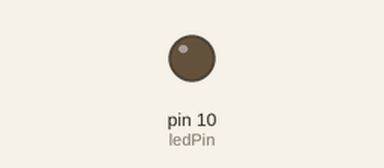
This sketch was run on a simulated Arduino Uno, built with avr-gcc and run on an emulated ATmega328P. Parts: output pins drawn as LEDs (lit = HIGH).

Above: at 0.15 s.
Timing chart, 0 to 1.6 s (numbered marks = the images above):
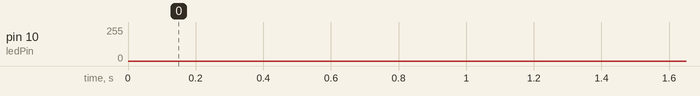

The sketch:

led-brightness.ino
```cpp
int ledPin = 10;
int value;

void setup() {
  pinMode(ledPin, OUTPUT);
}

void loop() {
  for (value = 0; value < 255; value = value + 1) {
    analogWrite(ledPin, value); // LED lights gradually light up
    delay(5);
  }
  for (value = 255; value > 0; value = value - 1) {
    analogWrite(ledPin, value); // LED gradually goes out
    delay(5);
  }
}
```
